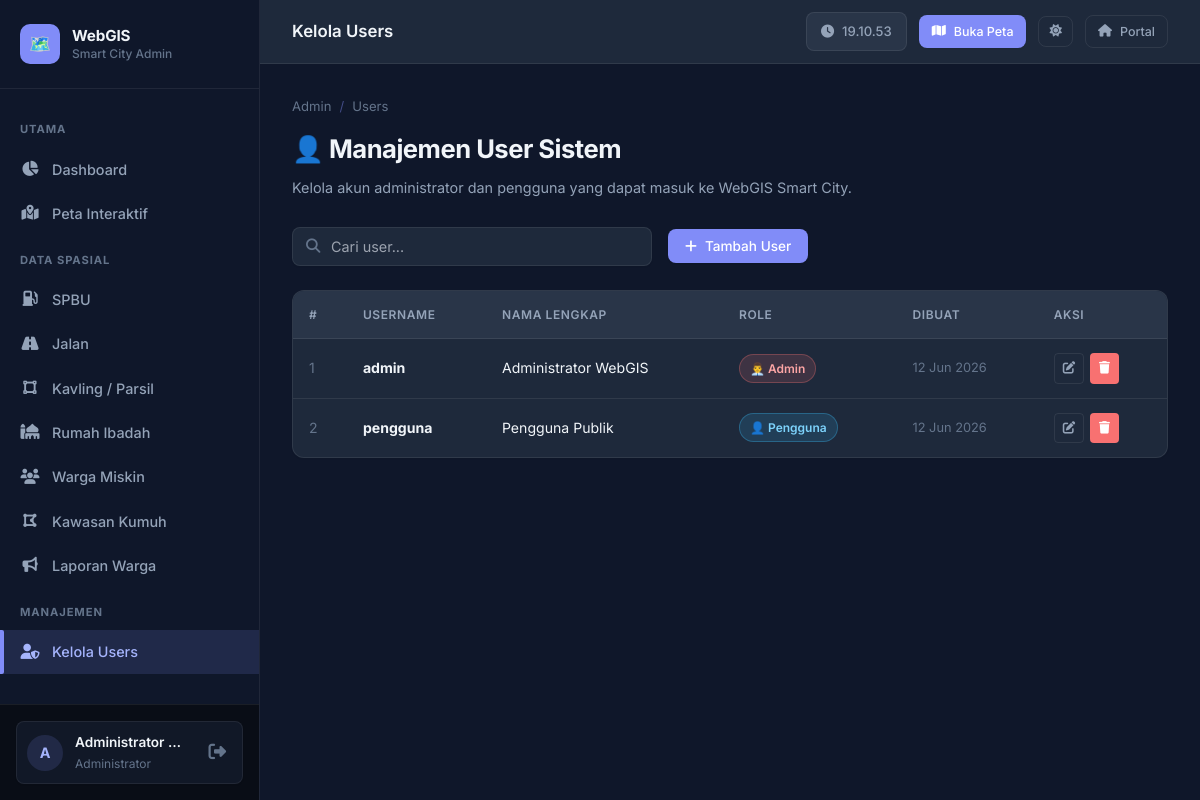
The page /webgis_app/panel_admin/manajemen_pengguna.php (signed in) on the database its author committed.
### tables this page shows
CREATE TABLE users (
    id INT AUTO_INCREMENT PRIMARY KEY,
    username VARCHAR(50) NOT NULL UNIQUE,
    password VARCHAR(255) NOT NULL,
    role ENUM('admin', 'user') NOT NULL DEFAULT 'user',
    nama_lengkap VARCHAR(100) DEFAULT NULL,
    created_at TIMESTAMP NOT NULL DEFAULT CURRENT_TIMESTAMP
);

### webgis_app/core_config/settings.php (called while the page is built, shortened)
<?php
function app_base_path(): string {
    $basePath = getenv('APP_BASE_PATH');
    $basePath = trim($basePath);
    return '/' . trim($basePath, '/');
}
function app_url(string $path = ''): string {
    if ($path === '') {
        return app_base_path();
    }
    $path = '/' . ltrim($path, '/');
    return app_base_path() . $path;
}

### webgis_app/core_config/middleware_auth.php (called while the page is built, shortened)
<?php
function currentUser(): array {
    return [
        'id'          => $_SESSION['user_id']    ?? null,
        'username'    => $_SESSION['username']   ?? '',
        'role'        => $_SESSION['role']        ?? '',
        'nama_lengkap'=> $_SESSION['nama_lengkap']?? '',
    ];
}

### webgis_app/panel_admin/manajemen_pengguna.php (the view, shortened to what this page needs)
<?php
require_once __DIR__ . '/../core_config/middleware_auth.php';
$pdo = Database::getConnection();
$rows = $pdo->query("SELECT id, username, role, nama_lengkap, created_at FROM users ORDER BY id ASC")->fetchAll();
$pageTitle = 'Kelola Users';
$activeNav = 'users';
require_once __DIR__ . '/partials/header.php';
?>
<div class="page-header">
    <div class="breadcrumb"><span>Admin</span><span class="sep">/</span><span>Users</span></div>
    <h1>👤 Manajemen User Sistem</h1>
    <p>Kelola akun administrator dan pengguna yang dapat masuk ke WebGIS Smart City.</p>
</div>
<div class="page-toolbar">
    <div class="search-box">
        <i class="fas fa-search search-icon"></i>
        <input type="text" id="searchInput" placeholder="Cari user..." oninput="filterTable('searchInput','usersTable')">
    </div>
    <button class="btn btn-primary" onclick="openModal('modalTambah')">
        <i class="fas fa-plus"></i> Tambah User
    </button>
</div>
<div class="table-wrap">
<table class="data-table" id="usersTable">
    <thead><tr>
        <th>#</th><th>Username</th><th>Nama Lengkap</th><th>Role</th><th>Dibuat</th><th>Aksi</th>
    </tr></thead>
    <tbody>
    <?php foreach ($rows as $i => $r): ?>
    <tr>
        <td style="color:var(--text-muted)"><?= $i+1 ?></td>
        <td><strong><?= htmlspecialchars($r['username']) ?></strong></td>
        <td><?= htmlspecialchars($r['nama_lengkap'] ?: '-') ?></td>
        <td>
            <?php if ($r['role'] === 'admin'): ?>
                <span class="badge badge-danger">👨‍💼 Admin</span>
            <?php else: ?>
                <span class="badge badge-info">👤 Pengguna</span>
            <?php endif; ?>
        </td>
        <td style="color:var(--text-muted); font-size:0.8rem;"><?= date('d M Y', strtotime($r['created_at'])) ?></td>
        <td><div class="actions">
            <button class="btn btn-ghost btn-sm btn-icon" onclick='editRow(<?= json_encode($r, JSON_HEX_APOS|JSON_HEX_QUOT) ?>)' title="Edit">
                <i class="fas fa-edit"></i>
            </button>
            <button class="btn btn-danger btn-sm btn-icon" onclick="hapus(<?= $r['id'] ?>,'<?= addslashes($r['username']) ?>')" title="Hapus">
                <i class="fas fa-trash"></i>
            </button>
        </div></td>
    </tr>
    <?php endforeach; ?>
    </tbody>
</table>
</div>
<?php require_once __DIR__ . '/partials/footer.php'; ?>

### webgis_app/panel_admin/partials/header.php (shortened to what this page needs)
<?php
$user = currentUser();
$initial = strtoupper(substr($user['nama_lengkap'] ?: $user['username'], 0, 1));
?>
<!DOCTYPE html>
<html lang="id" data-theme="dark">
<head>
    <link rel="stylesheet" href="https://cdnjs.cloudflare.com/ajax/libs/font-awesome/6.5.0/css/all.min.css">
    <link rel="stylesheet" href="<?= app_url('public_assets/css/global.css') ?>?v=20260610-spbu-snackbar">
    <link rel="stylesheet" href="<?= app_url('public_assets/css/panel.css') ?>">
</head>
<body class="admin-page <?= $bodyClass ?? '' ?>">
<aside class="sidebar" id="sidebar">
    <div class="sidebar-brand">
        <div class="brand-icon">🗺️</div>
        <div class="brand-text">
            <span class="brand-name">WebGIS</span>
            <span class="brand-sub">Smart City Admin</span>
        </div>
    </div>
    <nav class="sidebar-nav">
        <div class="nav-section-title">Utama</div>
        <a href="<?= app_url('panel_admin/index.php') ?>"
           class="nav-item <?= ($activeNav==='dashboard') ? 'active' : '' ?>">
            <span class="nav-icon"><i class="fas fa-chart-pie"></i></span> Dashboard
        </a>
        <a href="<?= app_url('panel_admin/peta_admin.php') ?>"
           class="nav-item <?= ($activeNav==='peta') ? 'active' : '' ?>">
            <span class="nav-icon"><i class="fas fa-map-marked-alt"></i></span> Peta Interaktif
        </a>
        <div class="nav-section-title">Data Spasial</div>
        <a href="<?= app_url('panel_admin/kelola_spbu.php') ?>"
           class="nav-item <?= ($activeNav==='spbu') ? 'active' : '' ?>">
            <span class="nav-icon"><i class="fas fa-gas-pump"></i></span> SPBU
        </a>
        <a href="<?= app_url('panel_admin/kelola_jalan.php') ?>"
           class="nav-item <?= ($activeNav==='jalan') ? 'active' : '' ?>">
            <span class="nav-icon"><i class="fas fa-road"></i></span> Jalan
        </a>
        <a href="<?= app_url('panel_admin/kelola_kavling.php') ?>"
           class="nav-item <?= ($activeNav==='kavling') ? 'active' : '' ?>">
            <span class="nav-icon"><i class="fas fa-vector-square"></i></span> Kavling / Parsil
        </a>
        <a href="<?= app_url('panel_admin/kelola_fasilitas.php') ?>"
           class="nav-item <?= ($activeNav==='rumah') ? 'active' : '' ?>">
            <span class="nav-icon"><i class="fas fa-mosque"></i></span> Rumah Ibadah
        </a>
        <a href="<?= app_url('panel_admin/kelola_warga.php') ?>"
           class="nav-item <?= ($activeNav==='warga') ? 'active' : '' ?>">
            <span class="nav-icon"><i class="fas fa-users"></i></span> Warga Miskin
        </a>
        <a href="<?= app_url('panel_admin/kelola_kawasan.php') ?>"
           class="nav-item <?= ($activeNav==='kawasan') ? 'active' : '' ?>">
            <span class="nav-icon"><i class="fas fa-draw-polygon"></i></span> Kawasan Kumuh
        </a>
        <a href="<?= app_url('panel_admin/kelola_laporan.php') ?>"
           class="nav-item <?= ($activeNav==='laporan') ? 'active' : '' ?>">
            <span class="nav-icon"><i class="fas fa-bullhorn"></i></span> Laporan Warga
        </a>
        <div class="nav-section-title">Manajemen</div>
        <a href="<?= app_url('panel_admin/manajemen_pengguna.php') ?>"
           class="nav-item <?= ($activeNav==='users') ? 'active' : '' ?>">
            <span class="nav-icon"><i class="fas fa-user-shield"></i></span> Kelola Users
        </a>
    </nav>
    <div class="sidebar-footer">
        <div class="user-info">
            <div class="user-avatar"><?= $initial ?></div>
            <div class="user-details">
                <div class="user-name"><?= htmlspecialchars($user['nama_lengkap'] ?: $user['username']) ?></div>
                <div class="user-role">Administrator</div>
            </div>
            <a href="<?= app_url('logout.php') ?>" class="user-logout" title="Keluar">
                <i class="fas fa-sign-out-alt"></i>
            </a>
        </div>
    </div>
</aside>
<main class="admin-main">
    <div class="topbar">
        <span class="topbar-title"><?= htmlspecialchars($pageTitle ?? 'Dashboard') ?></span>
        <div class="topbar-actions">
            <div class="topbar-time" id="clock">
                <i class="fas fa-clock"></i> <span id="clockText"></span>
            </div>
            <a href="<?= app_url('panel_admin/peta_admin.php') ?>" class="btn btn-primary btn-sm">
                <i class="fas fa-map"></i> Buka Peta
            </a>
            <button class="btn btn-ghost btn-sm" id="adminThemeToggle" title="Toggle tema" aria-label="Toggle dark/light mode" style="padding:8px 10px;">
                <i class="fas fa-moon" id="adminThemeIcon"></i>
            </button>
            <a href="<?= app_url('../portal.html') ?>" class="btn btn-ghost btn-sm" title="Kembali ke Portal WebGIS">
                <i class="fas fa-home"></i> Portal
            </a>
        </div>
    </div>
    <div class="admin-content">

### webgis_app/public_assets/css/global.css (style rules this page uses)
:root, [data-theme="light"] { --primary: #2563EB; --primary-light: #3B82F6; --primary-dark: #1D4ED8; --primary-glow: rgba(37, 99, 235, 0.08); --accent: #10B981; --danger: #EF4444; --warning: #F59E0B; --info: #0EA5E9; --bg-base: #F9FAFB; --bg-surface: #FFFFFF; --bg-elevated: #FFFFFF; --bg-card: #FFFFFF; --border-light: #E5E7EB; --border-hover: #D1D5DB; --text-primary: #111827; --text-secondary: #4B5563; --text-muted: #6B7280; --sidebar-w: 260px; --sidebar-bg: #FFFFFF; --sidebar-border: #E5E7EB; --radius-sm: 4px; --radius-md: 8px; --radius-lg: 12px; --radius-xl: 16px; --shadow-sm: 0 1px 2px 0 rgba(0, 0, 0, 0.05); --shadow-md: 0 4px 6px -1px rgba(0, 0, 0, 0.1), 0 2px 4px -1px rgba(0, 0, 0, 0.06); --shadow-lg: 0 10px 15px -3px rgba(0, 0, 0, 0.1), 0 4px 6px -2px rgba(0, 0, 0, 0.05); --transition: all 0.25s cubic-bezier(0.4, 0, 0.2, 1); }
[data-theme="dark"] { --primary: #818CF8; --primary-light: #A5B4FC; --primary-dark: #6366F1; --primary-glow: rgba(129, 140, 248, 0.15); --accent: #34D399; --danger: #F87171; --warning: #FCD34D; --info: #38BDF8; --bg-base: #0F172A; --bg-surface: #1E293B; --bg-elevated: #293548; --bg-card: #1E293B; --border-light: rgba(255,255,255,0.08); --border-hover: rgba(129,140,248,0.45); --text-primary: #F1F5F9; --text-secondary: #94A3B8; --text-muted: #64748B; --sidebar-bg: #0F172A; --sidebar-border: rgba(255,255,255,0.07); }
*, *::before, *::after { box-sizing: border-box; margin: 0; padding: 0; }
html { scroll-behavior: smooth; }
body { font-family: 'Inter', sans-serif; background: var(--bg-base); color: var(--text-primary); font-size: 14px; line-height: 1.6; min-height: 100vh; -webkit-font-smoothing: antialiased; transition: background 0.25s ease, color 0.25s ease; }
a { color: var(--primary); text-decoration: none; transition: var(--transition); }
.btn { display: inline-flex; align-items: center; gap: 8px; padding: 8px 16px; border-radius: var(--radius-md); border: 1px solid transparent; font-size: 0.85rem; font-weight: 500; font-family: 'Inter', sans-serif; cursor: pointer; transition: var(--transition); white-space: nowrap; outline: none; }
.btn-primary { background: var(--primary); color: #fff; box-shadow: var(--shadow-sm); }
.btn-danger { background: var(--danger); color: #fff; }
.btn-ghost { background: transparent; border: 1px solid var(--border-light); color: var(--text-secondary); }
.btn-sm { padding: 6px 12px; font-size: 0.78rem; }
.btn-icon { padding: 8px; border-radius: var(--radius-sm); }
.badge { display: inline-flex; align-items: center; padding: 4px 10px; border-radius: var(--radius-xl); font-size: 0.75rem; font-weight: 600; }
.badge-danger { background: #FEF2F2; color: #B91C1C; border: 1px solid #FECACA; }
.badge-info { background: #F0F9FF; color: #0369A1; border: 1px solid #BAE6FD; }
[data-theme="dark"] .badge-danger { background: rgba(248,113,113,0.15); color: #FCA5A5; border-color: rgba(248,113,113,0.3); }
[data-theme="dark"] .badge-info { background: rgba(56,189,248,0.15); color: #7DD3FC; border-color: rgba(56,189,248,0.3); }
.table-wrap { overflow-x: auto; border-radius: var(--radius-lg); border: 1px solid var(--border-light); background: var(--bg-surface); box-shadow: var(--shadow-sm); }
.data-table { width: 100%; border-collapse: collapse; font-size: 0.88rem; }
.data-table thead th { background: var(--bg-elevated); padding: 14px 16px; text-align: left; font-size: 0.75rem; font-weight: 600; color: var(--text-secondary); text-transform: uppercase; letter-spacing: 0.05em; white-space: nowrap; border-bottom: 1px solid var(--border-light); }
.data-table tbody tr { border-bottom: 1px solid var(--border-light); transition: background 0.15s; }
.data-table tbody tr:last-child { border-bottom: none; }
.data-table td { padding: 14px 16px; color: var(--text-primary); vertical-align: middle; }
.data-table .actions { display: flex; gap: 6px; }
.page-header { margin-bottom: 28px; }
.page-header h1 { font-size: 1.6rem; font-weight: 700; color: var(--text-primary); letter-spacing: -0.02em; }
.page-header p { color: var(--text-secondary); margin-top: 6px; font-size: 0.9rem; }
.page-header .breadcrumb { display: flex; gap: 8px; align-items: center; font-size: 0.82rem; color: var(--text-muted); margin-bottom: 12px; }
.page-header .breadcrumb .sep { color: var(--border-hover); }

### rows shown on the page
users: nama_lengkap "A", nama_lengkap "Administrator…", username "admin", nama_lengkap "Administrator WebGIS", role "👨‍💼 Admin", created_at "12 Jun 2026"
users: username "pengguna", nama_lengkap "Pengguna Publik", role "👤 Pengguna", created_at "12 Jun 2026"

### other values the page prints
$pageTitle "Kelola Users"
